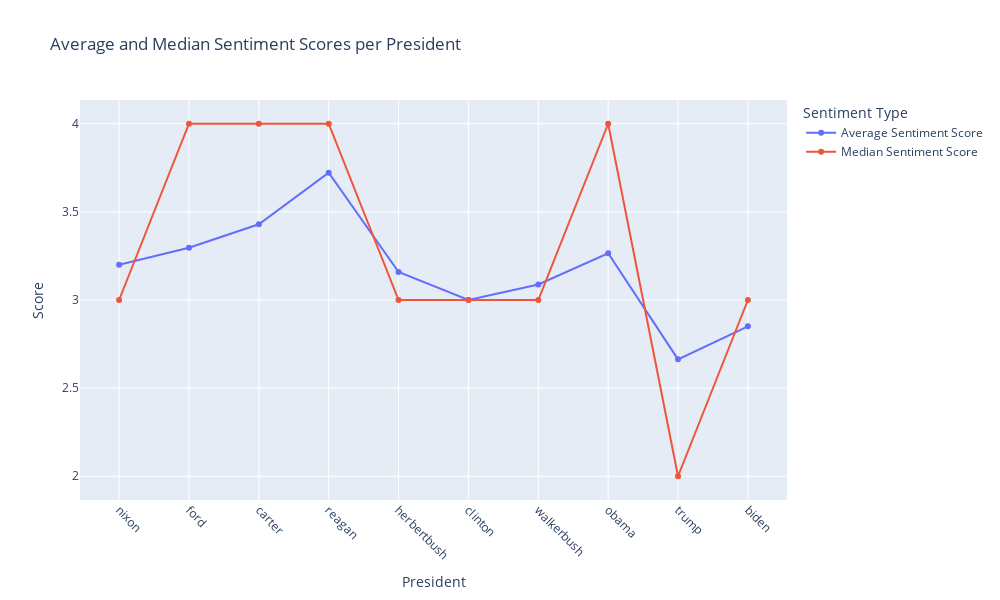

The code cell stored with this chart in its notebook:
### Code cell
import plotly.express as px

with open('./sentiment_statistics.json', 'r') as file:
    sentiment_statistics = json.load(file)


presidents = [entry['president_name'] for entry in sentiment_statistics]
average_sentiment_scores = [entry['average_sentiment_score'] for entry in sentiment_statistics]
median_sentiment_scores = [entry['median_sentiment_score'] for entry in sentiment_statistics]
    
df = pd.DataFrame({
    'President': presidents,
    'Average Sentiment Score': average_sentiment_scores,
    'Median Sentiment Score': median_sentiment_scores
})

df_melted = df.melt(id_vars='President', var_name='Sentiment Type', value_name='Score')

fig = px.line(df_melted, 
              x='President', 
              y='Score', 
              color='Sentiment Type', 
              markers=True, 
              title='Average and Median Sentiment Scores per President')

fig.update_layout(xaxis_title='President', yaxis_title='Score', width=1000, height=600)

fig.update_xaxes(tickangle=45)

fig.show()

### Figure 1 — Plotly figure (JSON) as saved in the notebook; plotly's stock layout.template omitted (floating-point values rounded to 4 significant figures)
{"data": [{"hovertemplate": "Sentiment Type=Average Sentiment Score<br>President=%{x}<br>Score=%{y}<extra></extra>", "legendgroup": "Average Sentiment Score", "line": {"color": "#636efa", "dash": "solid"}, "marker": {"symbol": "circle"}, "mode": "lines+markers", "name": "Average Sentiment Score", "orientation": "v", "showlegend": true, "type": "scatter", "x": ["nixon", "ford", "carter", "reagan", "herbertbush", "clinton", "walkerbush", "obama", "trump", "biden"], "xaxis": "x", "y": [3.2, 3.297, 3.43, 3.723, 3.159, 3.0, 3.088, 3.265, 2.663, 2.85], "yaxis": "y"}, {"hovertemplate": "Sentiment Type=Median Sentiment Score<br>President=%{x}<br>Score=%{y}<extra></extra>", "legendgroup": "Median Sentiment Score", "line": {"color": "#EF553B", "dash": "solid"}, "marker": {"symbol": "circle"}, "mode": "lines+markers", "name": "Median Sentiment Score", "orientation": "v", "showlegend": true, "type": "scatter", "x": ["nixon", "ford", "carter", "reagan", "herbertbush", "clinton", "walkerbush", "obama", "trump", "biden"], "xaxis": "x", "y": [3, 4, 4, 4, 3, 3, 3, 4, 2, 3], "yaxis": "y"}], "layout": {"height": 600, "legend": {"title": {"text": "Sentiment Type"}, "tracegroupgap": 0}, "title": {"text": "Average and Median Sentiment Scores per President"}, "width": 1000, "xaxis": {"anchor": "y", "domain": [0, 1], "tickangle": 45, "title": {"text": "President"}}, "yaxis": {"anchor": "x", "domain": [0, 1], "title": {"text": "Score"}}}}
